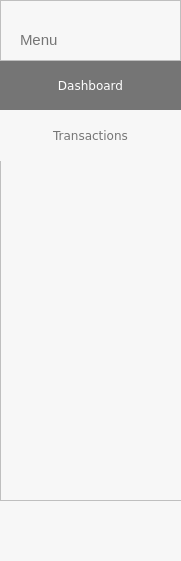
      <widget class="QFrame" name="main_MenuFrame">
       <property name="geometry">
        <rect>
         <x>0</x>
         <y>0</y>
         <width>181</width>
         <height>561</height>
        </rect>
       </property>
       <property name="minimumSize">
        <size>
         <width>181</width>
         <height>561</height>
        </size>
       </property>
       <property name="styleSheet">
        <string notr="true">background-color: rgb(247, 247, 247);</string>
       </property>
       <property name="frameShape">
        <enum>QFrame::NoFrame</enum>
       </property>
       <property name="frameShadow">
        <enum>QFrame::Raised</enum>
       </property>
       <widget class="QFrame" name="main_MenuButtonsFrame">
        <property name="geometry">
         <rect>
          <x>0</x>
          <y>60</y>
          <width>201</width>
          <height>441</height>
         </rect>
        </property>
        <property name="minimumSize">
         <size>
          <width>181</width>
          <height>441</height>
         </size>
        </property>
        <property name="frameShape">
         <enum>QFrame::StyledPanel</enum>
        </property>
        <property name="frameShadow">
         <enum>QFrame::Raised</enum>
        </property>
        <widget class="QPushButton" name="dashboardButton">
         <property name="geometry">
          <rect>
           <x>0</x>
           <y>0</y>
           <width>181</width>
           <height>51</height>
          </rect>
         </property>
         <property name="minimumSize">
          <size>
           <width>181</width>
           <height>0</height>
          </size>
         </property>
         <property name="font">
          <font>
           <family>Verdana</family>
          </font>
         </property>
         <property name="styleSheet">
          <string notr="true">QPushButton#dashboardButton{
	color: rgb(255, 255, 255);
	background-color: rgb(117, 117, 117);
	border: 0px solid;
}

QPushButton:hover#dashboardButton{
	background-color: rgb(113, 167, 221)
}</string>
         </property>
         <property name="text">
          <string>Dashboard</string>
         </property>
        </widget>
        <widget class="QPushButton" name="transactionsButton">
         <property name="geometry">
          <rect>
           <x>0</x>
           <y>50</y>
           <width>181</width>
           <height>51</height>
          </rect>
         </property>
         <property name="minimumSize">
          <size>
           <width>181</width>
           <height>0</height>
          </size>
         </property>
         <property name="font">
          <font>
           <family>Verdana</family>
          </font>
         </property>
         <property name="styleSheet">
          <string notr="true">QPushButton#transactionsButton{
	color: rgb(117, 117, 117);
	background-color: rgb(247, 247, 247);
	border: 0px solid;
}

QPushButton:hover#transactionsButton{
	background-color: rgb(113, 167, 221)
}</string>
         </property>
         <property name="text">
          <string>Transactions</string>
         </property>
        </widget>
       </widget>
       <widget class="QFrame" name="main_MenuBurgerFrame">
        <property name="geometry">
         <rect>
          <x>0</x>
          <y>0</y>
          <width>181</width>
          <height>61</height>
         </rect>
        </property>
        <property name="minimumSize">
         <size>
          <width>181</width>
          <height>61</height>
         </size>
        </property>
        <property name="frameShape">
         <enum>QFrame::StyledPanel</enum>
        </property>
        <property name="frameShadow">
         <enum>QFrame::Raised</enum>
        </property>
        <widget class="QLabel" name="sideMenuLabel">
         <property name="geometry">
          <rect>
           <x>20</x>
           <y>30</y>
           <width>68</width>
           <height>19</height>
          </rect>
         </property>
         <property name="font">
          <font>
           <pointsize>11</pointsize>
          </font>
         </property>
         <property name="styleSheet">
          <string notr="true">color: rgb(117, 117, 117)</string>
         </property>
         <property name="text">
          <string>Menu</string>
         </property>
        </widget>
       </widget>
      </widget>
